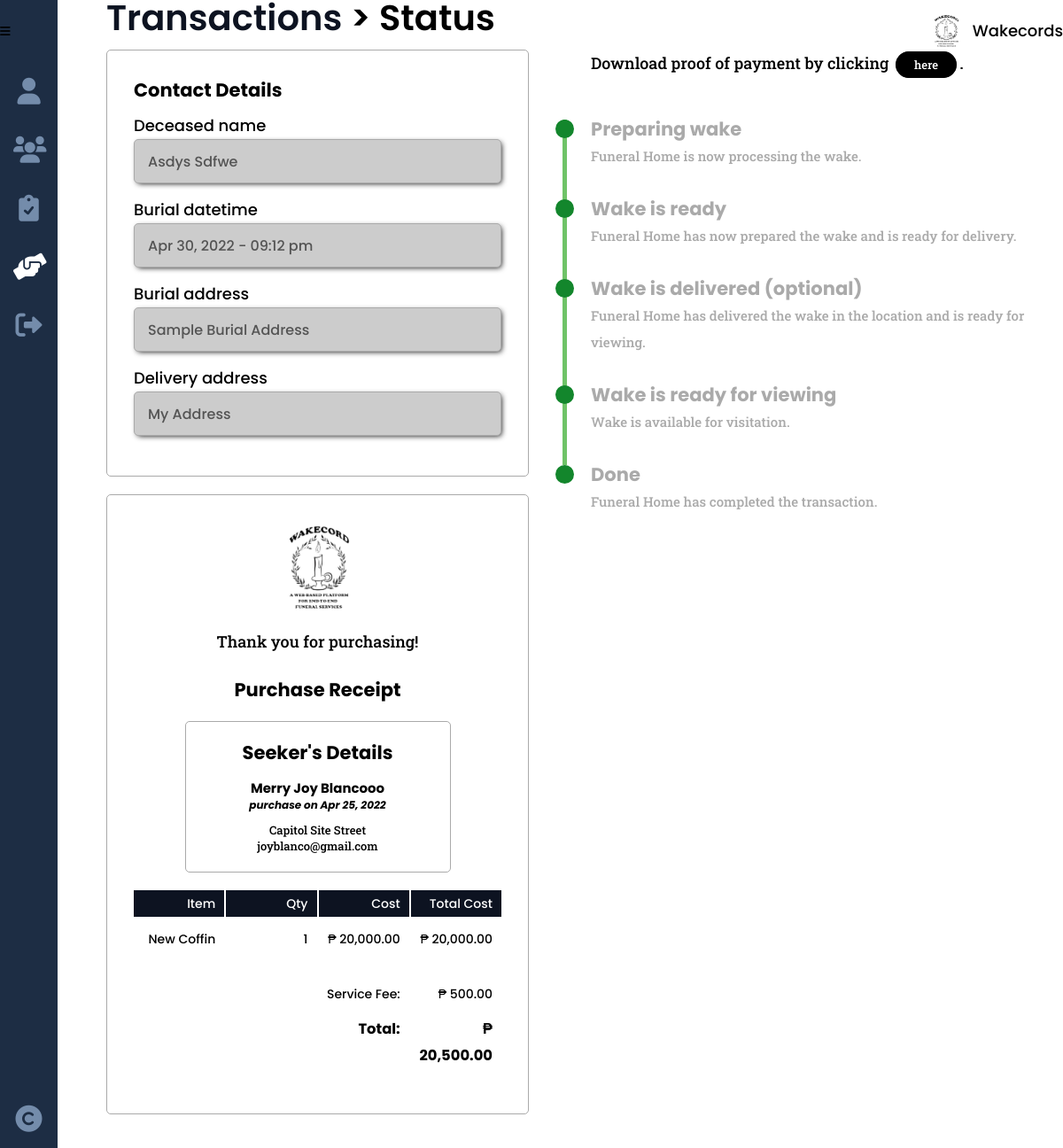
The app's page /status.php?purchaseid=21 with its own data.
### tables this page shows
CREATE TABLE `details` (
  `purchase_id` int(8) NOT NULL,
  `deceased_name` varchar(25) DEFAULT NULL,
  `burial_datetime` datetime DEFAULT NULL,
  `burial_add` varchar(100) DEFAULT NULL,
  `delivery_add` varchar(100) DEFAULT NULL,
  `delivery_date` date DEFAULT NULL,
  `msg_ribbon` varchar(200) DEFAULT NULL,
  `msg_headstone` varchar(200) DEFAULT NULL,
  `birth_date` date DEFAULT NULL,
  `death_date` date DEFAULT NULL,
  `delivery_datetime` datetime DEFAULT NULL,
  `num_pax` int(4) DEFAULT NULL,
  `cemetery_add` varchar(100) DEFAULT NULL
);

CREATE TABLE `purchase` (
  `purchase_id` int(8) NOT NULL,
  `seeker_id` int(8) NOT NULL,
  `service_id` int(8) NOT NULL,
  `purchase_total` decimal(9,2) NOT NULL,
  `purchase_qty` int(2) NOT NULL,
  `purchase_size` varchar(15) DEFAULT NULL,
  `purchase_date` date NOT NULL,
  `purchase_status` varchar(15) NOT NULL,
  `purchase_progress` int(2) NOT NULL
);

CREATE TABLE `seeker` (
  `seeker_id` int(8) NOT NULL,
  `seeker_fname` varchar(25) NOT NULL,
  `seeker_mi` char(1) DEFAULT NULL,
  `seeker_lname` varchar(25) NOT NULL,
  `seeker_address` varchar(100) DEFAULT NULL,
  `seeker_phone` varchar(11) DEFAULT NULL,
  `seeker_status` varchar(10) DEFAULT NULL,
  `seeker_email` varchar(50) NOT NULL,
  `seeker_pass` varchar(100) NOT NULL
);

CREATE TABLE `funeral` (
  `service_id` int(8) NOT NULL,
  `funeral_name` varchar(50) NOT NULL,
  `funeral_type` varchar(20) NOT NULL,
  `funeral_size` varchar(100) DEFAULT NULL
);

CREATE TABLE `services` (
  `service_id` int(8) NOT NULL,
  `provider_id` int(8) NOT NULL,
  `service_type` varchar(20) NOT NULL,
  `service_desc` varchar(500) NOT NULL,
  `service_cost` decimal(9,2) DEFAULT NULL,
  `service_qty` int(2) DEFAULT NULL,
  `service_img` varchar(100) NOT NULL,
  `service_status` varchar(10) NOT NULL
);

### others/db.php (called while the page is built, shortened)
<?php
	class DB
	{
		static $hostname = "localhost";
		static $dbname = "wakecords";
		static $username  = "root";
		static $password = "";
		public static function query($sql, $params=array(), $transactType)
		{
			$rows = array();
			try
			{
				$db = new PDO("mysql:host=". self::$hostname ."; dbname=". self::$dbname,  self::$username,  self::$password);
				$db->setAttribute(PDO::ATTR_ERRMODE, PDO::ERRMODE_EXCEPTION);
				$cmd = $db->prepare($sql);
				$cmd->execute($params);
				if($transactType == "READ")
					$rows = $cmd->fetchAll();
				else
					$rows = $db->lastInsertId();
			}
			catch(PDOException $e)
			{
				echo $e->getMessage();
			}
			return $rows;
		}
	}

### others/functions.php (called while the page is built, shortened)
<?php
	require_once("others/db.php");
	function purchase_progress($status, $num){
		return ($status >= $num) ? 'done':'';
	}
	function read($table, $attr=[], $data=[]){
		if(count($attr) == 1){
			return DB::query("SELECT * FROM ".$table." WHERE ".$attr[0]."=?", array($data[0]), "READ");
		}
	}

### status.php (the view, shortened to what this page needs)
<?php
	include("others/functions.php");
	include("others/head.php");
?>
<body>
	<div class="container">
		<?php include("others/header.php"); ?>
		<div class="banner">
			<?php
			include("others/sidebar.php"); ?>
			<section class="banner-con">
				<div class="wrapper">
					<div class="banner-div">
						<?php
						if(isset($_SESSION['seeker'])){
							echo "<h2><a href='purchase.php'>Purchase</a> <span>> Status</span></h2>";
						}
						else {
							echo "<h2><a href='purchase.php'>Transactions</a> <span>> Status</span></h2>";
						}
						?>
						<div class="order-con">
							<div class="order-info">
								<?php
								$purchase = DB::query("SELECT * FROM purchase p JOIN seeker see ON p.seeker_id = see.seeker_id JOIN services ser ON p.service_id = ser.service_id WHERE purchase_id = ?", array($_GET['purchaseid']), "READ");
								$purchase = $purchase[0];
								$service = read($purchase['service_type'], ["service_id"], [$purchase['service_id']]);
								$service = $service[0];
								$details = read("details", ["purchase_id"], [$purchase['purchase_id']]);
								$details = $details[0];
								$total = $purchase['purchase_total'] + 500;
								?>
								<div class="additional-info card">
									<h3><?php echo (isset($_SESSION['seeker'])) ? "Additional":"Contact"; ?> Details</h3>
									<?php
									switch($purchase['service_type']){
										case "funeral":
											echo "
											<label>Deceased name</label>
											<input type='text' disabled value='".$details['deceased_name']."'>
											<label>Burial datetime</label>
											<input type='text' disabled value='".date("M j, Y - h:i a", strtotime($details['burial_datetime']))."'>
											<label>Burial address</label>
											<input type='text' disabled value='".$details['burial_add']."'>
											<label>Delivery address</label>
											<input type='text' disabled value='".$details['delivery_add']."'>
											";
											break;
									}
									?>
								</div>
								<div class="receipt card">
									<figure>
										<img src="images/main-logo.png" alt="">
									</figure>
									<p>Thank you for purchasing!</p>
									<h3>Purchase Receipt</h3>
									<div class="receipt-details">
										<?php
										echo "
										<h3>Seeker's Details</h3>
										<h5>".$purchase['seeker_fname']." ".$purchase['seeker_lname']." <em>purchase on ".date("M j, Y", strtotime($purchase['purchase_date']))."</em></h5>
										<p></p>
										<p>".$purchase['seeker_address']."</p>
										<p>".$purchase['seeker_email']."</p>
										";
										?>
									</div>
									<div class="table">
										<ul class='head'>
											<li>Item</li>
											<li>Qty</li>
											<li>Cost</li>
											<li>Total Cost</li>
										</ul>
										<?php
										echo "
										<ul>
											<li>".$service[1]."</li>
											<li>".$purchase['purchase_qty']."</li>
											<li>₱ ".number_format($purchase['service_cost'],2,'.',',')."</li>
											<li>₱ ".number_format($purchase['purchase_total'],2,'.',',')."</li>
										</ul>
										";
										?>
										<div class="hr full-width"></div>
										<ul>
											<li></li>
											<li></li>
											<li>Service Fee:</li>
											<li>₱ 500.00</li>
										</ul>
										<ul>
											<li></li>
											<li></li>
											<li><h3>Total:</h3></li>
											<li><h3>₱ <?php echo number_format($total,2,'.',',');?></h3></li>
										</ul>
									</div>
								</div>
							</div>
							<div class='order_status'>
								<?php
								$payout = read("payout", ["purchase_id"], [$_GET['purchaseid']]);
								if(count($payout)>0 && !isset($_SESSION['seeker'])){
									$payout = $payout[0];
									if($payout['payout_image'] != NULL) {
										echo "
									<p>Download proof of payment by clicking <a href='images/admins/payout/{$payout['payout_image']}' download='payment_proof_{$payout['purchase_id']}' class='status'>here</a>.</p>
									";
									}
								}
								if($purchase['service_type'] == 'funeral'){ ?>
								<div class='<?php echo purchase_progress($purchase['purchase_progress'], 1); ?>'>
									<h3>Preparing wake</h3>
									<p>Funeral Home is now processing the wake.</p>
								</div>
								<div class='<?php echo purchase_progress($purchase['purchase_progress'], 2); ?>'>
									<h3>Wake is ready</h3>
									<p>Funeral Home has now prepared the wake and is ready for delivery.</p>
								</div>
								<div class='<?php echo purchase_progress($purchase['purchase_progress'], 3); ?>'>
									<h3>Wake is delivered (optional)</h3>
									<p>Funeral Home has delivered the wake in the location and is ready for viewing.</p>
								</div>
								<div class='<?php echo purchase_progress($purchase['purchase_progress'], 4); ?>'>
									<h3>Wake is ready for viewing</h3>
									<p>Wake is available for visitation.</p>
								</div>
								<div class='<?php echo purchase_progress($purchase['purchase_progress'], 5); ?>'>
									<h3>Done</h3>
									<p>Funeral Home has completed the transaction.</p>
								</div>
								<?php } ?>
							</div>
						</div>
					</div>
				</div>
			</section>
		</div>
	</div>
</body>
</html>

### css/style.css (style rules this page uses)
:root { --dark-blue:#0d1321; --light-blue:#1d2d44; --pale-blue:#3e5c76; --light-gray:#748cab; --gray: #ccc; --peach:#f0ebd8; --header-height:70px; --red: hsl(0,100%,40%); --green: hsl(133, 75%, 30%); --blue: hsl(180, 75%, 40%); --em-1: 1em; --rem-1: 1rem; --box-shadow: 2px 2px 6px -2px #000; }
* { padding:0;margin:0;box-sizing:border-box;resize:none;outline:none;border:none;text-decoration:none;list-style:none; }
body { font:500 18px/30px Poppins,sans-serif; }
.wrapper { width:90%;margin:0 auto 0 120px;padding-bottom:var(--size-8); }
section, main { padding:100px 0;background:#fff; }
.hr { width:50%;height:2px;background:var(--light-gray);margin-bottom:40px; }
.hr.full-width { width:95%;background:var(--gray-5); }
h1,h2 { line-height:100%;margin-bottom:40px;position:relative; }
h2 { margin-bottom:var(--rem-1); }
h3 { margin-bottom:10px;position:relative; }
h2 { font-size:40px;font-weight:600; }
h2 a { display:inline-block;position:relative;color:var(--dark-blue); }
h2 a:after { content:"";position:absolute;width:100%;transform:scaleX(0);height:2px;bottom:0;left:0;background-color:var(--light-blue);transform-origin:bottom right;transition:transform 0.25s ease-out; }
p { font-family:Roboto Slab,serif;margin-bottom:25px; }
input, input:not([type="checkbox"]):not([type="radio"]), textarea, select { display:block;width:100%;height:50px;border-radius:5px;padding-inline:15px;font:500 16px/30px Poppins,sans-serif;resize:none;margin-bottom:15px;box-shadow:var(--box-shadow); }
input:disabled, input.readonly { background-color:var(--gray); }
.card { background:var(--gray-5);width:auto;min-height:300px;padding:70px 40px;border-radius:5px;margin:0 25px; }
.banner-con { width:100%;padding:0; }
.banner-div { height:100%;padding-top:var(--size-11);position:relative;margin-bottom:var(--em-1); }
.banner-div h2 span { font-size:var(--size-5); }
.status { padding:5px 20px;border-radius:15px;background:#000;color:#fff;border:1px solid #000;font-size:13px;margin:3px; }
.banner-div ul { display:flex;margin-bottom:var(--size-5);flex-wrap:wrap; }
.order-con { display:flex;justify-content:space-between;column-gap:20px; }
.order-info { width:45%; }
.receipt, .additional-info { width:100%;text-align:center;margin:0 0 20px;padding:30px;background:none;border:1px solid #aaa;box-shadow:var(--shadow-4); }
.receipt figure { width:100px;height:100px;margin-inline:auto;margin-bottom:20px; }
.receipt figure img { width:100%; }
.receipt-details { border:1px solid #aaa;box-shadow:var(--shadow-4);padding:20px;width:300px;max-width:100%;border-radius:5px;margin-inline:auto;margin-block:20px; }
.receipt-details h5 em { font-size:12px;line-height:18px;display:block;margin:-5px 0 10px; }
.receipt-details p { font-size:13px;margin:0;line-height:18px; }
.additional-info { text-align:left;position:relative; }
.additional-info label { display:block; }
.additional-info input { border:1px solid #aaa;box-shadow:var(--shadow-4); }
.table ul { display:flex;justify-content:space-between;column-gap:2px;flex-wrap:nowrap;margin-bottom:10px;text-align:right; }
.table ul li { width:25%;padding-right:10px;font-size:14px; }
.table ul.head li { background-color:var(--dark-blue);color:#fff; }
.table .hr.full-width { width:100%;margin-bottom:20px; }
.order_status { padding:var(--size-7) 0 0;width:55%; }
.order_status div, .order_status > p { min-height:50px;position:relative;padding:0 0 30px 50px; }
.order_status > p { padding:0 0 0 50px; }
.order_status div h3 { margin:0; }
.order_status div p { margin:0;font-size:15px; }
.order_status div:before, .order_status div:after { content:"";width:21px;height:21px;background:#bbb;position:absolute;top:4px;left:10px;border-radius:50%; }
.order_status div.done:before { background:var(--green);z-index:1; }
.order_status div.done:after { background:rgba(75,181,67,.8); }
.order_status div:after { width:5px;height:100%;left:18px;border-radius:0; }
.order_status div:last-child:after { display:none; }
.order_status div.done { color:#aaa; }

### records on screen
details: deceased_name "Asdys Sdfwe", burial_datetime "Apr 30, 2022 - 09:12 pm", burial_add "Sample Burial Address", delivery_add "My Address"
purchase: seeker.seeker_fname "Merry Joy", seeker.seeker_lname "Blancooo", purchase_date "Apr 25, 2022", seeker.seeker_address "Capitol Site Street", seeker.seeker_email "joyblanco@gmail.com", purchase_qty "1", service.service_cost "20,000.00", purchase_total "20,000.00", purchase_total "20,500.00"
funeral: funeral_name "New Coffin"
